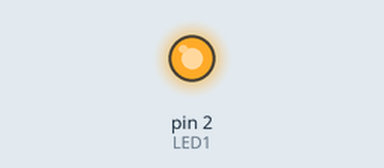
This sketch was run on a simulated Arduino Uno, built with avr-gcc and run on an emulated ATmega328P. Shown: output pins drawn as LEDs (lit = HIGH).

Above: at 0.5 s.
At 5.0 s:
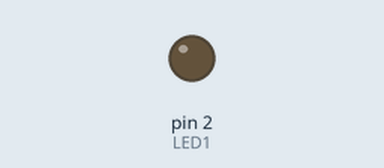
Timing chart, 0 to 6.9 s (numbered marks = the images above):
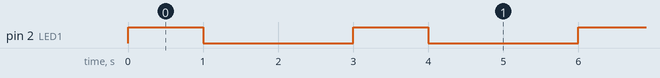

Measured:
- by itself, pin 2 (LED1): alternates HIGH for 1.0 s and LOW for 2.0 s

The sketch:

sketch_mar15b.ino
```cpp
int LED1 = 2;
int brightness = 0 ;
void setup() {
  // put your setup code here, to run once:
pinMode(LED1,OUTPUT);


}

void loop() {


analogWrite(LED1,255);
delay(1000);
analogWrite(LED1,50);
delay(1000);
analogWrite(LED1,0);
delay(1000);


}
```
